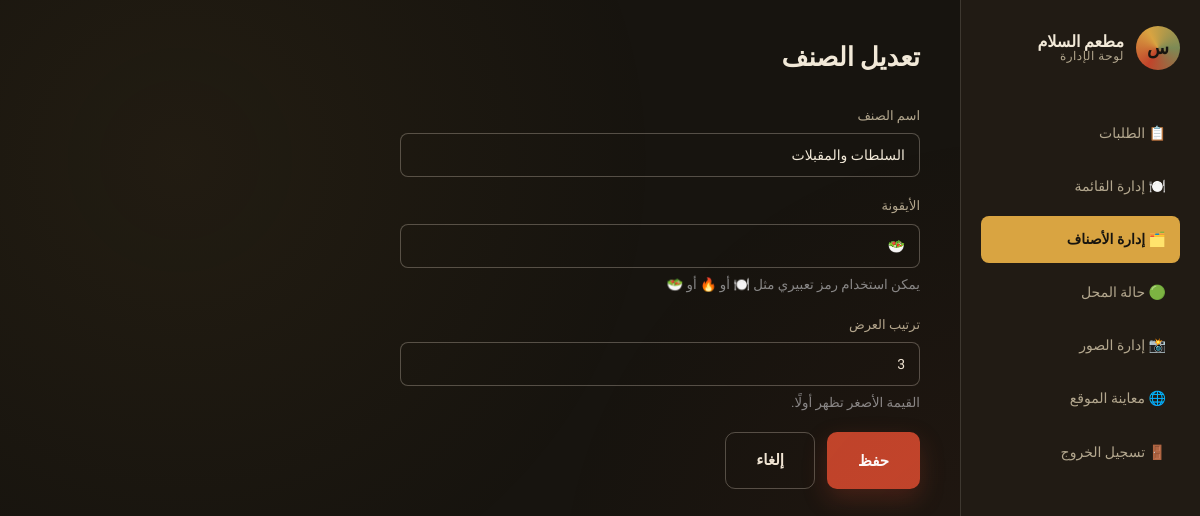
/admin/category_form.php?id=3 (signed in), run on the app's committed database.
### tables this page shows
CREATE TABLE IF NOT EXISTS categories (
    id INT AUTO_INCREMENT PRIMARY KEY,
    name_ar VARCHAR(100) NOT NULL,
    icon VARCHAR(10) DEFAULT '🍽️',
    sort_order INT DEFAULT 0,
    created_at TIMESTAMP DEFAULT CURRENT_TIMESTAMP
);

### includes/functions.php (called while the page is built, shortened)
<?php
function h($str) {
    return htmlspecialchars($str ?? '', ENT_QUOTES, 'UTF-8');
}

### admin/category_form.php (the view, shortened to what this page needs)
<?php
require_once '../config.php';
require_once '../includes/functions.php';
$id = (int)($_GET['id'] ?? 0);
$item = ['name_ar' => '', 'icon' => '🍽️', 'sort_order' => 0];
$editing = false;
if ($id) {
    $stmt = $conn->prepare("SELECT * FROM categories WHERE id = ?");
    $stmt->bind_param('i', $id);
    $stmt->execute();
    $found = $stmt->get_result()->fetch_assoc();
    if ($found) {
        $item = $found;
        $editing = true;
    }
}
require 'includes/header.php';
?>
<h1 style="font-size:26px; margin-bottom:26px;"><?= $editing ? 'تعديل الصنف' : 'إضافة صنف جديد' ?></h1>
<form method="post" style="max-width:520px;">
  <div class="form-group">
    <label>اسم الصنف</label>
    <input type="text" name="name_ar" value="<?= h($item['name_ar']) ?>" required>
  </div>
  <div class="form-group">
    <label>الأيقونة</label>
    <input type="text" name="icon" value="<?= h($item['icon']) ?>" required>
    <small style="display:block; margin-top:6px; color:#888;">يمكن استخدام رمز تعبيري مثل 🍽️ أو 🔥 أو 🥗</small>
  </div>
  <div class="form-group">
    <label>ترتيب العرض</label>
    <input type="number" name="sort_order" value="<?= (int)$item['sort_order'] ?>">
    <small style="display:block; margin-top:6px; color:#888;">القيمة الأصغر تظهر أولًا.</small>
  </div>
  <div style="display:flex; gap:12px;">
    <button type="submit" class="btn btn-primary">حفظ</button>
    <a href="categories.php" class="btn btn-outline">إلغاء</a>
  </div>
</form>
<?php require 'includes/footer.php';

### assets/css/style.css (style rules this page uses)
:root { --bg: #17140F; --bg-elevated: #211B14; --bg-elevated-2: #2A2318; --cream: #F2E9D8; --muted: #B3A78E; --gold: #D9A441; --gold-dim: #A8801F; --paprika: #C1442B; --paprika-dim: #8F2F1D; --olive: #7C8A55; --line: rgba(242,233,216,0.14); --line-strong: rgba(242,233,216,0.28); --radius: 14px; --shadow: 0 18px 40px rgba(0,0,0,0.35); --font-display: 'Cairo', sans-serif; --font-body: 'Tajawal', sans-serif; --font-mono: 'IBM Plex Mono', monospace; }
* { box-sizing: border-box; }
html { scroll-behavior: smooth; }
body { margin:0; background: var(--bg); color: var(--cream); font-family: var(--font-body); line-height: 1.65; direction: rtl; overflow-x: hidden; }
body::before { content:""; position: fixed; inset:0; background-image: radial-gradient(circle at 15% 20%, rgba(217,164,65,0.06), transparent 40%), radial-gradient(circle at 85% 75%, rgba(193,68,43,0.06), transparent 40%); pointer-events: none; z-index: 0; }
h1,h2,h3,h4 { font-family: var(--font-display); margin:0; color: var(--cream); }
a { color: inherit; text-decoration: none; }
button { font-family: inherit; cursor:pointer; }
input,textarea,select { font-family: inherit; }
.btn { display: inline-flex; align-items: center; gap: 10px; padding: 15px 30px; border-radius: 10px; font-weight: 700; font-size: 15px; border: 1px solid transparent; transition: transform .18s, box-shadow .18s, background-color .18s, border-color .18s; }
.btn-primary { background: var(--paprika); color: #fff; box-shadow: 0 10px 24px rgba(193, 68, 43, 0.25); }
.btn-outline { background: transparent; border-color: var(--line-strong); color: var(--cream); }
.form-group { margin-bottom: 18px; }
.form-group label { display: block; font-size: 13px; color: var(--muted); margin-bottom: 7px; }
.form-group input, .form-group textarea { width: 100%; background: var(--bg); border: 1px solid var(--line-strong); color: var(--cream); padding: 13px 14px; border-radius: 8px; font-size: 14px; transition: border-color .2s, box-shadow .2s; }

### data on the page
categories: name_ar "السلطات والمقبلات", icon "🥗", sort_order "3"
